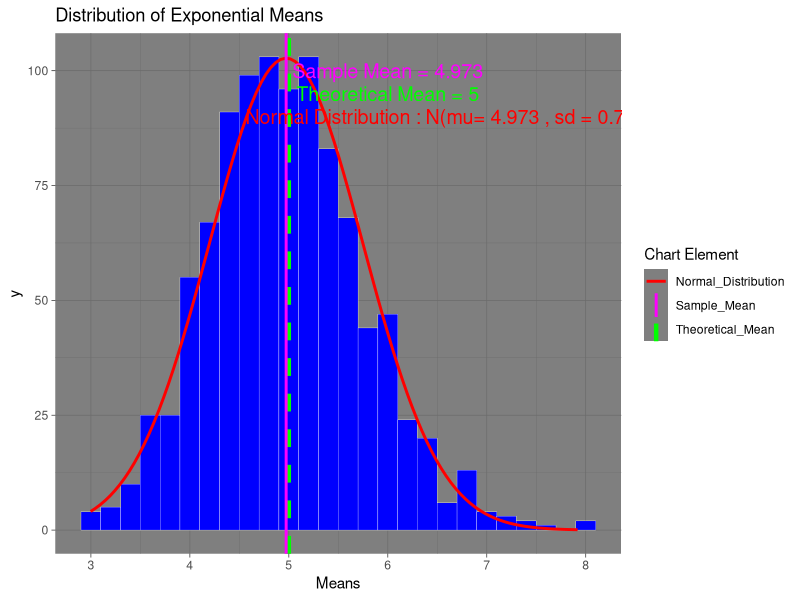
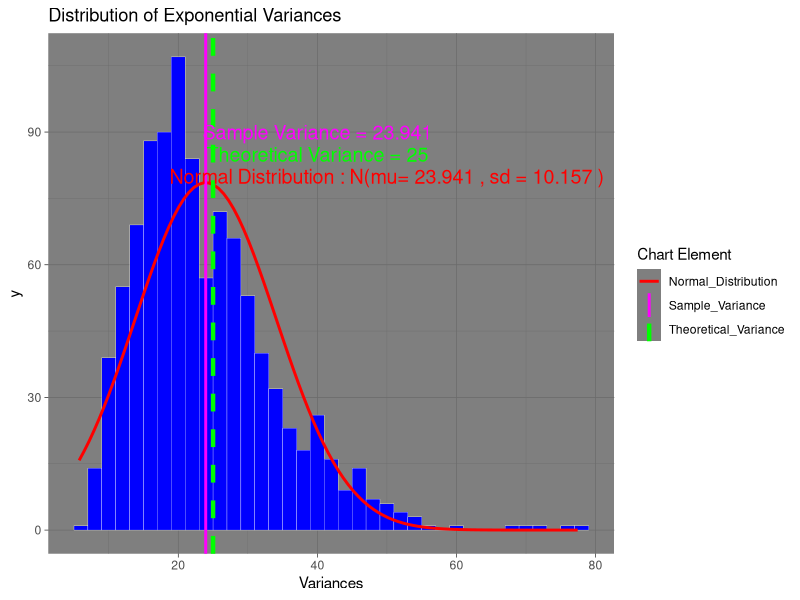
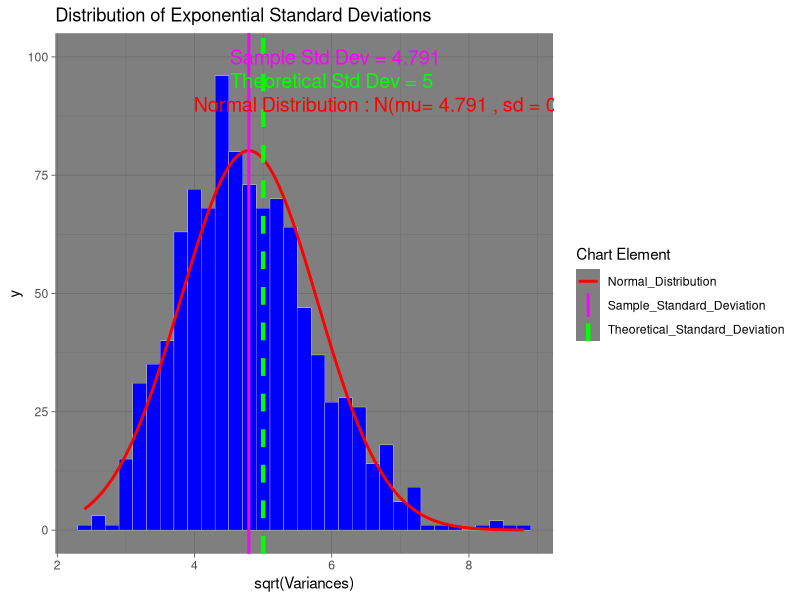
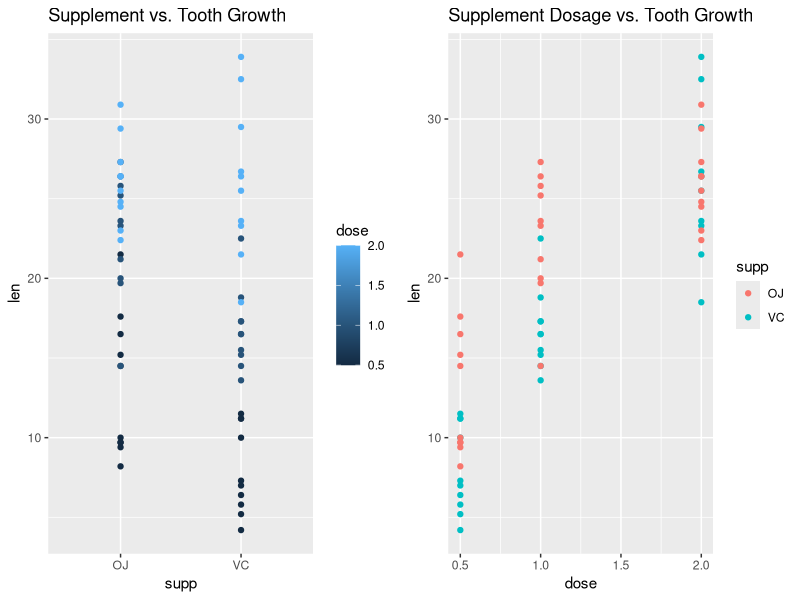
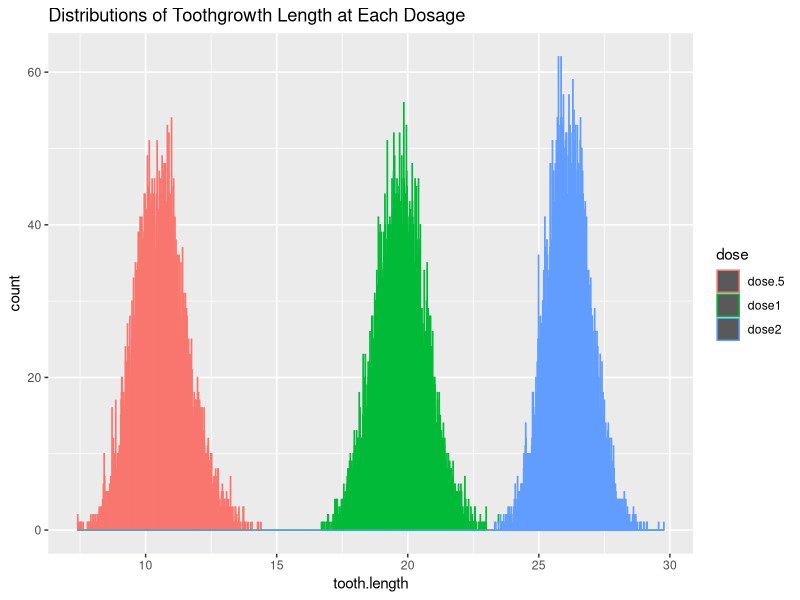
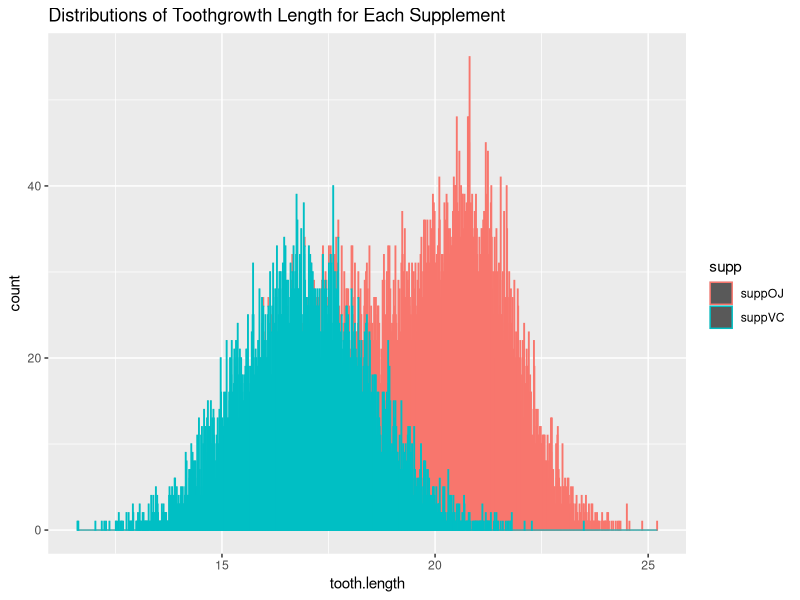
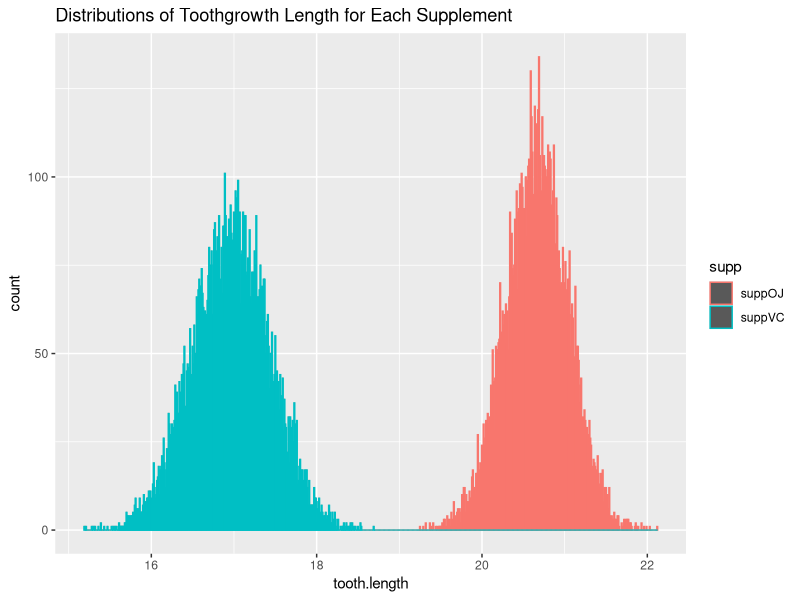

These charts were generated, in order, by the following R code: (Note: this script raises an error after producing the figures.)
## ---- chunk 1
library(dplyr)
library(reshape2)
library(ggplot2)
library(gridExtra)
set.seed(51)
## ---- chunk 2
mySample<-matrix(rexp(n=40*1000, rate = .2),40,1000)
Means<-colSums(mySample)/40 
#Variance calculated using the formula : Var[x] = E[X^2] - (E[x])^2     
#source: https://en.wikipedia.org/wiki/Variance
Variances<-colSums(mySample^2)/40-(colSums(mySample)/40)^2
mySampleStats<-tbl_df(cbind(Means,Variances))
## ---- chunk 3
ggplot(mySampleStats, aes(x = Means, mean = mean(mySampleStats$Means), sd = sqrt(var(mySampleStats$Means)), 
                          binwidth = .2, n = nrow(mySampleStats))) +
      theme_dark() +
      geom_histogram(binwidth = .2, colour = "white", fill = "blue", size = 0.1) +
      stat_function(fun = function(x) dnorm(x, mean = mean(mySampleStats$Means), 
                                            sd = sqrt(var(mySampleStats$Means))) * nrow(mySampleStats) * .2,
                    aes(color = "Normal_Distribution"), size =1) +
      geom_vline(aes(xintercept = (1/.2), color = "Theoretical_Mean"), linetype="dashed", size=1.5) +
      geom_vline(aes(xintercept = mean(mySampleStats$Means), color = "Sample_Mean"), size=1) +
      scale_color_manual(name = "Chart Element", values = c(Theoretical_Mean = "green", 
                                                            Sample_Mean = "magenta", 
                                                            Normal_Distribution = "red")) +
      ggtitle("Distribution of Exponential Means") +
      annotate("text",label=paste("Sample Mean =",round(mean(mySampleStats$Means),3)),
               x=6,y=100,size=5,color="magenta")+
      annotate("text",label=paste("Theoretical Mean =",1/.2),
               x=6,y=95,size=5,color="green")+
      annotate("text",label=paste("Normal Distribution : N(mu=",round(mean(mySampleStats$Means),3),
                                  ", sd =",round(sqrt(var(mySampleStats$Means)),3),")"),
               x=6.65,y=90,size=5,color="red")
## ---- chunk 4
ggplot(mySampleStats, aes(x = Variances, mean = mean(mySampleStats$Variances), 
                          sd = sqrt(var(mySampleStats$Variances)), 
                          binwidth = 2, n = nrow(mySampleStats))) +
      theme_dark() +
      geom_histogram(binwidth = 2, colour = "white", fill = "blue", size = 0.1) +
      stat_function(fun = function(x) dnorm(x, mean = mean(mySampleStats$Variances), 
                                            sd = sqrt(var(mySampleStats$Variances))) * nrow(mySampleStats) * 2,
                    aes(color = "Normal_Distribution"), size = 1) +
      geom_vline(aes(xintercept = (1/.2)^2, color = "Theoretical_Variance"), linetype="dashed", size=1.5) +
      geom_vline(aes(xintercept = mean(mySampleStats$Variances), color = "Sample_Variance"), size=1) +
      scale_color_manual(name = "Chart Element", values = c(Theoretical_Variance = "green", 
                                                            Sample_Variance = "magenta", 
                                                            Normal_Distribution = "red")) +
      ggtitle("Distribution of Exponential Variances") +
      annotate("text",label=paste("Sample Variance =",round(mean(mySampleStats$Variances),3)),
               x=40,y=90,size=5,color="magenta")+
      annotate("text",label=paste("Theoretical Variance =",(1/.2)^2),
               x=40,y=85,size=5,color="green") +
      annotate("text",label=paste("Normal Distribution : N(mu=",round(mean(mySampleStats$Variances),3),
                                  ", sd =",round(sqrt(var(mySampleStats$Variances)),3),")"),
               x=50,y=80,size=5,color="red")
## ---- chunk 5
ggplot(mySampleStats, aes(x = sqrt(Variances), mean = mean(sqrt(mySampleStats$Variances)), 
                          sd = sqrt(var(sqrt(mySampleStats$Variances))),
                          binwidth = .2, n = nrow(mySampleStats))) +
      theme_dark() +
      geom_histogram(binwidth = .2, colour = "white", fill = "blue", size = 0.1) +
      stat_function(fun = function(x) dnorm(x, mean = mean(sqrt(mySampleStats$Variances)), 
                                            sd = sqrt(var(sqrt(mySampleStats$Variances)))) * 
                                                 nrow(mySampleStats) * .2,
                    aes(color = "Normal_Distribution"), size = 1) +
      geom_vline(aes(xintercept = (1/.2), color = "Theoretical_Standard_Deviation"), linetype="dashed", 
                 size=1.5) +
      geom_vline(aes(xintercept = mean(sqrt(mySampleStats$Variances)), color = "Sample_Standard_Deviation"), 
                 size=1) +
      scale_color_manual(name = "Chart Element", values = c(Theoretical_Standard_Deviation = "green", 
                                                            Sample_Standard_Deviation = "magenta", 
                                                            Normal_Distribution = "red")) +
      ggtitle("Distribution of Exponential Standard Deviations")+
      annotate("text",label=paste("Sample Std Dev =",round(mean(sqrt(mySampleStats$Variances)),3)),
               x=6.05,y=100,size=5,color="magenta") +
      annotate("text",label=paste("Theoretical Std Dev =",1/.2),
               x=6,y=95,size=5,color="green")+
      annotate("text",label=paste("Normal Distribution : N(mu=",round(mean(sqrt(mySampleStats$Variances)),3),
                                  ", sd =",round(sqrt(var(sqrt(mySampleStats$Variances))),3),")"),
               x=7,y=90,size=5,color="red")
## ---- chunk 6


#~~~~~~~~~~~~~~~~~~~~~~~~RESAMPLING~~~~~~~~~~~~~~~~~~~~~~~~~~~~~~~~~~~~~~~~~~~~~~~~

data("ToothGrowth")

#Creating subsets for hypothesis testing and resampling
d.5<-filter(ToothGrowth,dose==.5)
d1<-filter(ToothGrowth,dose==1)
d2<-filter(ToothGrowth,dose==2)
sOJ<-filter(ToothGrowth,supp=="OJ")
sVC<-filter(ToothGrowth,supp=="VC")

#Summary for full dataset
summary(ToothGrowth)

#Summary for supplement dose of .5 mg
summary(d.5)

#Summary for supplement dose of 1 mg
summary(d1)

#Summary for supplement dose of 2 mg
summary(d2)

#Summary for supplement OJ
summary(sOJ)

#Summary for supplement VC
summary(sVC)

p1<-ggplot(ToothGrowth, aes(x= supp, y=len, color=dose), geom = "dotplot") + geom_point() + 
      ggtitle("Supplement vs. Tooth Growth")
p2<-ggplot(ToothGrowth, aes(x= dose, y=len, color=supp), geom = "dotplot") + geom_point() + 
      ggtitle("Supplement Dosage vs. Tooth Growth")
grid.arrange(p1, p2, ncol = 2)
## ---- chunk 7
reSample_Dose<-function(n=1000,yVar=3){
      rows.5<-sample(1:nrow(d.5),size=n,replace=TRUE)
      rows1<-sample(1:nrow(d1),size=n,replace=TRUE)
      rows2<-sample(1:nrow(d2),size=n,replace=TRUE)
      
      dSamp.5<-d.5[rows.5,c(1,yVar)]
      dSamp1<-d1[rows1,c(1,yVar)]
      dSamp2<-d2[rows2,c(1,yVar)]
      
      d.5_avg<-mean(dSamp.5$len)
      d1_avg<-mean(dSamp1$len)
      d2_avg<-mean(dSamp2$len)
      
      return(c(d.5_avg,d1_avg,d2_avg))
}

mySample<-data.frame(t(replicate(10000,reSample_Dose(n=20))))
names(mySample) <- c("dose.5","dose1","dose2")
mySampleMelt<-melt(mySample)
names(mySampleMelt)<-c("dose","tooth.length")
ggplot(mySampleMelt,aes(x=tooth.length, color = dose)) +
      geom_histogram(binwidth = .01) +
      ggtitle("Distributions of Toothgrowth Length at Each Dosage")
## ---- chunk 8
reSample_Supp<-function(n=1000,yVar=2){
      rowsOJ<-sample(1:nrow(sOJ),size=n,replace=TRUE)
      rowsVC<-sample(1:nrow(sVC),size=n,replace=TRUE)
      
      sSampOJ<-sOJ[rowsOJ,c(1,yVar)]
      sSampVC<-sVC[rowsVC,c(1,yVar)]
      
      OJ_avg<-mean(sSampOJ$len)
      VC_avg<-mean(sSampVC$len)
      
      return(c(OJ_avg,VC_avg))
}

mySample2<-data.frame(t(replicate(10000,reSample_Supp(n=30))))
names(mySample2) <- c("suppOJ","suppVC")
mySampleMelt2<-melt(mySample2)
names(mySampleMelt2)<-c("supp","tooth.length")
ggplot(mySampleMelt2,aes(x=tooth.length, color = supp)) +
      geom_histogram(binwidth = .01) +
      ggtitle("Distributions of Toothgrowth Length for Each Supplement")
## ---- chunk 9
reSample_Supp<-function(n=1000,yVar=2){
      rowsOJ<-sample(1:nrow(sOJ),size=n,replace=TRUE)
      rowsVC<-sample(1:nrow(sVC),size=n,replace=TRUE)
      
      sSampOJ<-sOJ[rowsOJ,c(1,yVar)]
      sSampVC<-sVC[rowsVC,c(1,yVar)]
      
      OJ_avg<-mean(sSampOJ$len)
      VC_avg<-mean(sSampVC$len)
      
      return(c(OJ_avg,VC_avg))
}

mySample2<-data.frame(t(replicate(10000,reSample_Supp(n=300))))
names(mySample2) <- c("suppOJ","suppVC")
mySampleMelt2<-melt(mySample2)
names(mySampleMelt2)<-c("supp","tooth.length")
ggplot(mySampleMelt2,aes(x=tooth.length, color = supp)) +
      geom_histogram(binwidth = .01) +
      ggtitle("Distributions of Toothgrowth Length for Each Supplement")
## ---- chunk 10

#~~~~~~~~~~~~~~~~~~~~~~~~HYPOTHESIS TESTING~~~~~~~~~~~~~~~~~~~~~~~~~~~~~~~~~~~~~~~~~~~~~~~~
#Null Hypothesis is: The average tooth growth is identical across all doses and all supplements

#T-testing the alternative hypothesis: The average tooth growth changes as supplement dosage changes.
t.test(len~dose,paired=FALSE,data=rbind(d1,d.5))
t.test(len~dose,paired=FALSE,data=rbind(d2,d1))
t.test(len~dose,paired=FALSE,data=rbind(d2,d.5))
## ---- chunk 11
#T-testing the alternative hypothesis: The average tooth growth changes as supplement changes.
t.test(len~supp,paired=FALSE,data=ToothGrowth)
